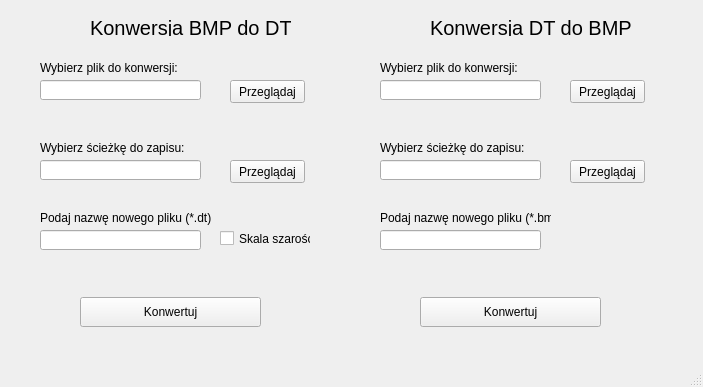
<?xml version="1.0" encoding="UTF-8"?>
<ui version="4.0">
 <class>MainWindow</class>
 <widget class="QMainWindow" name="MainWindow">
  <property name="geometry">
   <rect>
    <x>0</x>
    <y>0</y>
    <width>703</width>
    <height>387</height>
   </rect>
  </property>
  <property name="windowTitle">
   <string>DTConverter</string>
  </property>
  <widget class="QWidget" name="centralWidget">
   <widget class="QPushButton" name="bdFileButton">
    <property name="geometry">
     <rect>
      <x>230</x>
      <y>80</y>
      <width>75</width>
      <height>23</height>
     </rect>
    </property>
    <property name="text">
     <string>Przeglądaj</string>
    </property>
   </widget>
   <widget class="QPushButton" name="bdPathButton">
    <property name="geometry">
     <rect>
      <x>230</x>
      <y>160</y>
      <width>75</width>
      <height>23</height>
     </rect>
    </property>
    <property name="text">
     <string>Przeglądaj</string>
    </property>
   </widget>
   <widget class="QLineEdit" name="bdFile">
    <property name="enabled">
     <bool>true</bool>
    </property>
    <property name="geometry">
     <rect>
      <x>40</x>
      <y>80</y>
      <width>161</width>
      <height>20</height>
     </rect>
    </property>
   </widget>
   <widget class="QLineEdit" name="bdPath">
    <property name="geometry">
     <rect>
      <x>40</x>
      <y>160</y>
      <width>161</width>
      <height>20</height>
     </rect>
    </property>
   </widget>
   <widget class="QLabel" name="label">
    <property name="geometry">
     <rect>
      <x>40</x>
      <y>60</y>
      <width>151</width>
      <height>16</height>
     </rect>
    </property>
    <property name="text">
     <string>Wybierz plik do konwersji:</string>
    </property>
   </widget>
   <widget class="QLabel" name="label_2">
    <property name="geometry">
     <rect>
      <x>40</x>
      <y>140</y>
      <width>161</width>
      <height>16</height>
     </rect>
    </property>
    <property name="text">
     <string>Wybierz ścieżkę do zapisu:</string>
    </property>
   </widget>
   <widget class="QPushButton" name="bdConvertButton">
    <property name="geometry">
     <rect>
      <x>80</x>
      <y>297</y>
      <width>181</width>
      <height>30</height>
     </rect>
    </property>
    <property name="text">
     <string>Konwertuj</string>
    </property>
   </widget>
   <widget class="QLabel" name="label_3">
    <property name="geometry">
     <rect>
      <x>90</x>
      <y>20</y>
      <width>201</width>
      <height>16</height>
     </rect>
    </property>
    <property name="font">
     <font>
      <pointsize>15</pointsize>
     </font>
    </property>
    <property name="text">
     <string>Konwersja BMP do DT</string>
    </property>
   </widget>
   <widget class="QLineEdit" name="dbFile">
    <property name="geometry">
     <rect>
      <x>380</x>
      <y>80</y>
      <width>161</width>
      <height>20</height>
     </rect>
    </property>
   </widget>
   <widget class="QPushButton" name="dbFileButton">
    <property name="geometry">
     <rect>
      <x>570</x>
      <y>80</y>
      <width>75</width>
      <height>23</height>
     </rect>
    </property>
    <property name="text">
     <string>Przeglądaj</string>
    </property>
   </widget>
   <widget class="QLineEdit" name="dbPath">
    <property name="geometry">
     <rect>
      <x>380</x>
      <y>160</y>
      <width>161</width>
      <height>20</height>
     </rect>
    </property>
   </widget>
   <widget class="QLabel" name="label_4">
    <property name="geometry">
     <rect>
      <x>380</x>
      <y>140</y>
      <width>161</width>
      <height>16</height>
     </rect>
    </property>
    <property name="text">
     <string>Wybierz ścieżkę do zapisu:</string>
    </property>
   </widget>
   <widget class="QPushButton" name="dbPathButton">
    <property name="geometry">
     <rect>
      <x>570</x>
      <y>160</y>
      <width>75</width>
      <height>23</height>
     </rect>
    </property>
    <property name="text">
     <string>Przeglądaj</string>
    </property>
   </widget>
   <widget class="QLabel" name="label_5">
    <property name="geometry">
     <rect>
      <x>380</x>
      <y>60</y>
      <width>151</width>
      <height>16</height>
     </rect>
    </property>
    <property name="text">
     <string>Wybierz plik do konwersji:</string>
    </property>
   </widget>
   <widget class="QPushButton" name="dbConvertButton">
    <property name="geometry">
     <rect>
      <x>420</x>
      <y>297</y>
      <width>181</width>
      <height>30</height>
     </rect>
    </property>
    <property name="text">
     <string>Konwertuj</string>
    </property>
   </widget>
   <widget class="QLabel" name="label_6">
    <property name="geometry">
     <rect>
      <x>430</x>
      <y>20</y>
      <width>201</width>
      <height>16</height>
     </rect>
    </property>
    <property name="font">
     <font>
      <pointsize>15</pointsize>
     </font>
    </property>
    <property name="text">
     <string>Konwersja DT do BMP</string>
    </property>
   </widget>
   <widget class="QLineEdit" name="bdFileName">
    <property name="geometry">
     <rect>
      <x>40</x>
      <y>230</y>
      <width>161</width>
      <height>20</height>
     </rect>
    </property>
   </widget>
   <widget class="QLabel" name="label_7">
    <property name="geometry">
     <rect>
      <x>40</x>
      <y>210</y>
      <width>171</width>
      <height>16</height>
     </rect>
    </property>
    <property name="text">
     <string>Podaj nazwę nowego pliku (*.dt)</string>
    </property>
   </widget>
   <widget class="QCheckBox" name="greyScale">
    <property name="geometry">
     <rect>
      <x>220</x>
      <y>230</y>
      <width>91</width>
      <height>17</height>
     </rect>
    </property>
    <property name="text">
     <string>Skala szarości</string>
    </property>
   </widget>
   <widget class="QLabel" name="progress">
    <property name="geometry">
     <rect>
      <x>10</x>
      <y>350</y>
      <width>331</width>
      <height>16</height>
     </rect>
    </property>
    <property name="text">
     <string/>
    </property>
   </widget>
   <widget class="QLineEdit" name="dbFileName">
    <property name="geometry">
     <rect>
      <x>380</x>
      <y>230</y>
      <width>161</width>
      <height>20</height>
     </rect>
    </property>
   </widget>
   <widget class="QLabel" name="label_8">
    <property name="geometry">
     <rect>
      <x>380</x>
      <y>210</y>
      <width>171</width>
      <height>16</height>
     </rect>
    </property>
    <property name="text">
     <string>Podaj nazwę nowego pliku (*.bmp)</string>
    </property>
   </widget>
  </widget>
  <widget class="QStatusBar" name="statusBar"/>
 </widget>
 <layoutdefault spacing="6" margin="11"/>
 <resources/>
 <connections/>
</ui>
